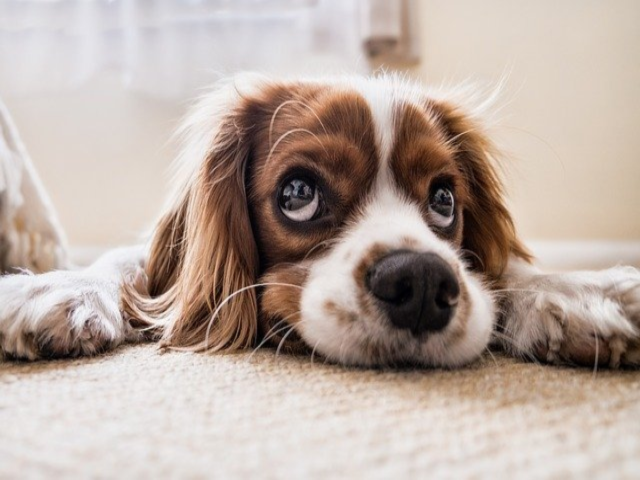
#> input picture openCV/Ch_1/fig/img_puppy2resize.png, 1280 x 960 px, given in place of the camera (shown at 1/2 size)
$ jupyter execute --allow-errors Ai_8th_semi_Heechang.ipynb   (text cells are left out)
#> lines starting #> are read from the running program, lines starting #| are printed output that depends on the picture
[cell 1]
import cv2
import numpy as np
import sys
import os
import math

[cell 2]
def call_mouse(event,x,y,flags,param):
    global clilk,idx,last_x1,last_x2,last_y1,last_y2

    if event==cv2.EVENT_LBUTTONDOWN:
#         oldx,oldy=x,y

        clilk=not clilk
        idx+=1
#         circle(img, center, radius, color[, thickness[, lineType[, shift]]]) -> img
        cv2.circle(frame,(x,y),5,(255,180,0),-1,cv2.LINE_AA)
        cv2.imshow('frame',frame)
        if idx==1:
            last_x1=x
            last_y1=y

        if idx==2:
            last_x2=x
            last_y2=y

        if idx==3:
            cv2.line(frame,(last_x1,last_y1),(last_x2,last_y2),(255,180,0),5,cv2.LINE_AA)
            cv2.line(frame,(last_x1,last_y1),(x,y),(255,180,0),5,cv2.LINE_AA)
            #             atan( (점1 Y - 점2 Y) / ( 점1 X- 점2X)) - atan( (점 3 Y - 점2Y) / (점3 X - 점2X))  * 180/pi
            rad=math.atan((last_y2-last_y1)/(last_x2-last_x1))-math.atan((y-last_y1)/(x-last_x1))
            deg=(rad*180)/math.pi
#             text='벌린 입의 각도는'+' {0:0.2f}도 입니다.'.format(np.abs(deg))
            text='{0:0.2f} deg'.format(np.abs(deg))
            cv2.putText(frame,text,(last_x1+5,last_y1+20),cv2.FONT_HERSHEY_COMPLEX,1,(0,0,255),2,cv2.LINE_AA)
            cv2.imshow('frame',frame)
#             print(text)
        if idx==4:
            idx=0

# [5 lines of commented-out code are left out]
idx=0
clilk=True
# oldx = oldy = -1
cv2.namedWindow('frame',cv2.WINDOW_AUTOSIZE)
cap = cv2.VideoCapture(0)

if not cap.isOpened(): #True or False
    print("Videocap open failed!")
    cap.release()
    sys.exit()

# 카메라 프레임 크기 출력

w = round(cap.get(cv2.CAP_PROP_FRAME_WIDTH))
h = round(cap.get(cv2.CAP_PROP_FRAME_HEIGHT))
src2=np.ones((h,w,3),np.uint8)*255
src2=cv2.line(src2,(int(w*0.65),int(h*0.3)),(int(w*0.65),int(h*0.4)),(0,0,0),5,cv2.LINE_AA)
# [8 lines of commented-out code are left out]
while True:

    ret, frame1 = cap.read()
#> frame1 is the input picture: shape (960, 1280, 3); mean B, G, R 161.9, 170.5, 186
    key=cv2.waitKey(20)
#> (key q is pressed here)

    if not ret:
        print('Video read failed')
        break
    src1=cv2.flip(frame1,1)
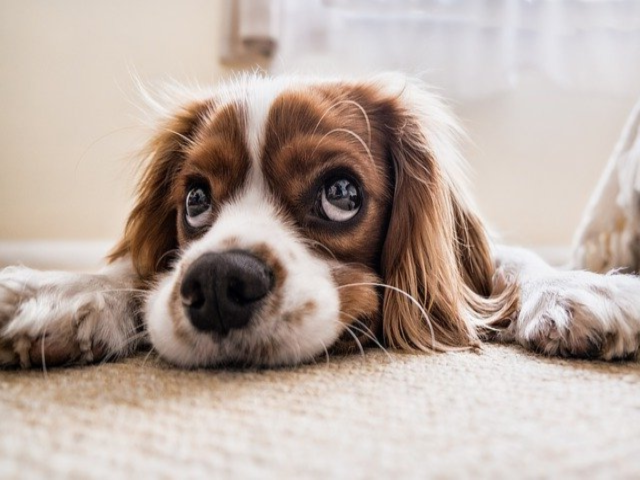
#> src1: shape (960, 1280, 3) (shown at 1/2 size); mean B, G, R 161.9, 170.5, 186
    frame=cv2.addWeighted(src1,0.85,src2,0.15,0)
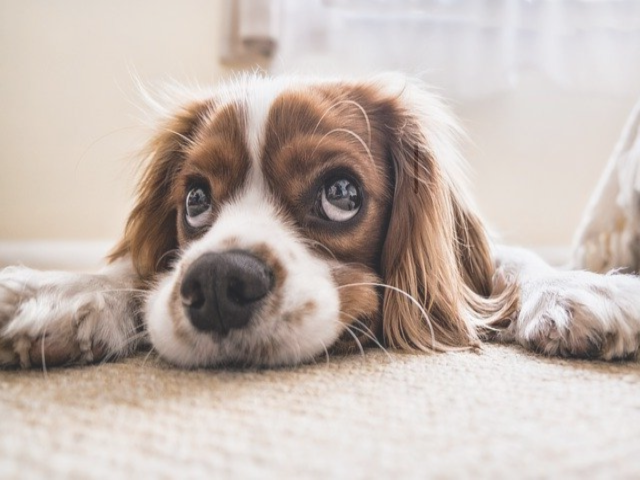
#> frame: shape (960, 1280, 3) (shown at 1/2 size); mean B, G, R 175.8, 183.1, 196.3
    cv2.setMouseCallback('frame', call_mouse, frame)
    if clilk == True:
        cv2.imshow('frame',frame)
    if key==27 or key==ord('q'):
        break
    elif key==ord('i'):
        frame=255-frame
        cv2.imshow('frame',frame)
#     elif key==ord('f'):
#         frame=cv2.flip(frame)


#     edge = cv2.Canny(frame, 50, 150)


cap.release()
cv2.destroyAllWindows()

$ run again, on openCV/Ch_1/fig/cat.bmp
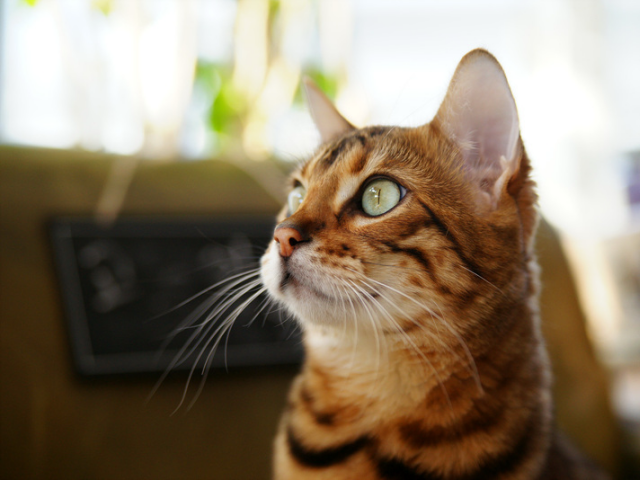
#> input picture openCV/Ch_1/fig/cat.bmp, 640 x 480 px, given in place of the camera
#> frame1 is the input picture: shape (480, 640, 3); mean B, G, R 104.5, 125.6, 140.8
#> `src1=cv2.flip(frame1,1)`:
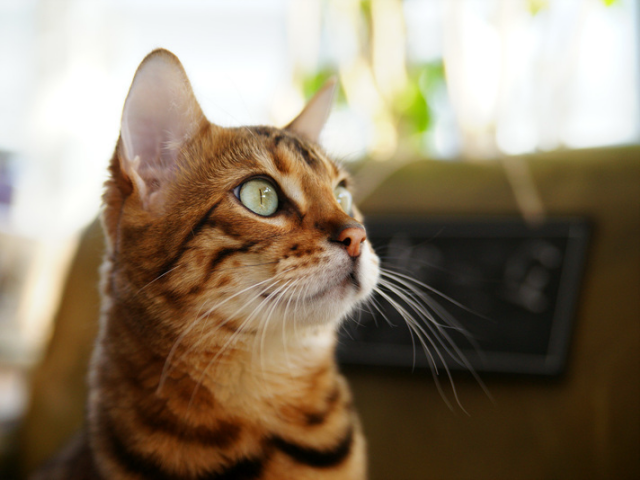
#> src1: shape (480, 640, 3); mean B, G, R 104.5, 125.6, 140.8
#> `frame=cv2.addWeighted(src1,0.85,src2,0.15,0)`:
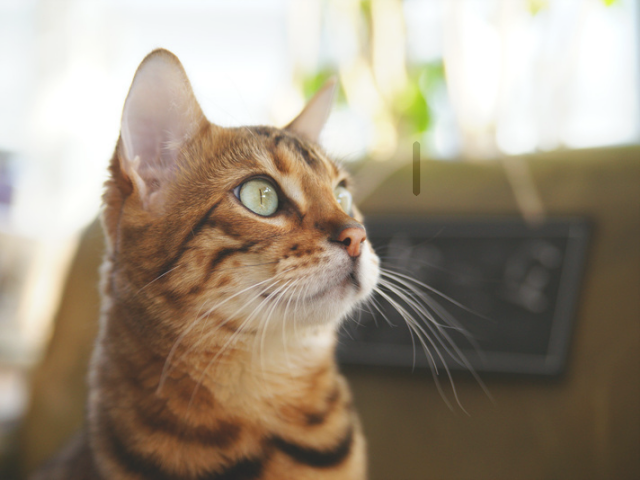
#> frame: shape (480, 640, 3); mean B, G, R 127.1, 145, 157.9
